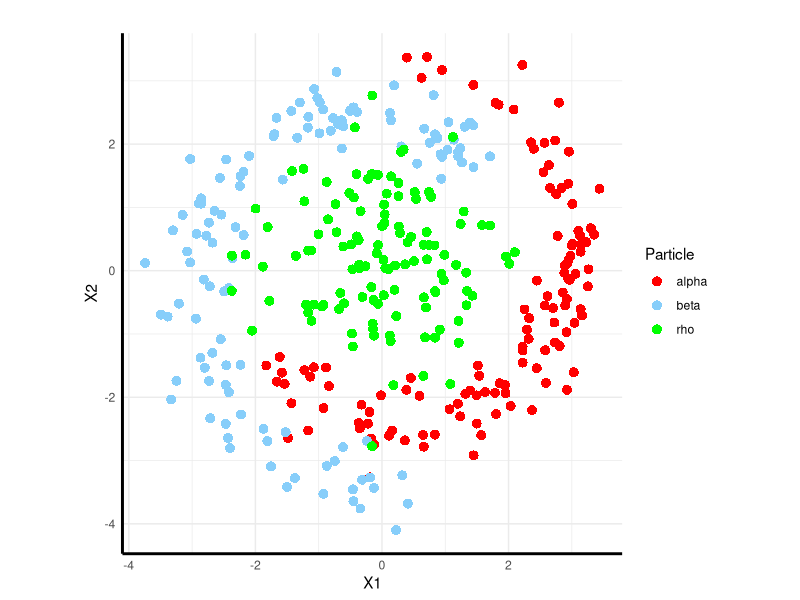

Write the R code that produced this figure. (Note: a time limit stopped this script after it produced the figure.)
## ---- chunk 1
dat =read.table("Collider_Data_2025.txt", h = TRUE,stringsAsFactors =TRUE)

library(ggplot2)
library(tidyr)

## ---- chunk 2
#create column for particle type based on Y1, Y2, Y3
dat$Particle <- ifelse(dat$Y1 == 1, "alpha", ifelse(dat$Y2 == 1, "beta", "rho"))


ggplot(data = dat, aes(x = X1, y = X2, color = Particle)) +
  geom_point(shape = 16, size = 3) +
  scale_color_manual(values = c("alpha" = "red", "beta" = "lightskyblue", "rho" = "green"),labels = c("alpha", "beta", "rho")) +  
  labs(x = "X1", y = "X2", title = "") +  
  theme_minimal() +  
  theme(legend.position = "right",axis.line = element_line(color = "black", linewidth = 1))  +
  coord_fixed()  
## ---- chunk 3

soft_max <- function(Z) {
  exp_Z <- exp(Z)
  denom <- colSums(exp_Z)
  probs <- exp_Z / matrix(denom, nrow = nrow(Z), ncol = ncol(Z), byrow = TRUE)
  return(probs)
}

## ---- chunk 4
g <- function(Yhat, Y) {
  #Yhat: 3 x N matrix of predicted probabilities
  #Y: 3 x N matrix of one-hot encoded responses
  
  log_Yhat <- -log(Yhat)
  
  C_i <- colSums(Y * log_Yhat) 
  
  return(mean(C_i))
}

## ---- chunk 5

# activation function for the augmented and hidden layers 
act_fn <- function(Z){
  tanh(Z)
}


# X   - input matrix (N x p)
# Y     - output matrix(N x q)
# theta - A parameter vector (includes all of the parameters)
# m    - Number of nodes on hidden layers
# v     - regularisation parameter
AF_neural_net <- function(X, Y, theta, m, v){
  
  
   N = dim(X)[1]
   p = dim(X)[2]
   q = dim(Y)[2]
   
   # Populate weight-matrix and bias vectors:
   index = 1:(p*p)
   W1    = matrix(theta[index], p, p) #augmented layer
   index = max(index)+1:(2*p*m)
   W2    = matrix(theta[index], 2*p, m) #hidden layer 1
   index = max(index)+1:(m*m)
   W3    = matrix(theta[index], m, m) # hidden layer 2
   index = max(index)+1:(m*q)
   W4    = matrix(theta[index], m, q) # output layer
   
   index = max(index) + 1:(p)
   b1    = matrix(theta[index],p , 1) # augmented layer
   index = max(index)+1:(m)
   b2    = matrix(theta[index],m,1)   # hidden layer 1
   index = max(index)+1:(m)
   b3    = matrix(theta[index],m,1)   # hidden layer 2
   index = max(index)+1:(q)
   b4    = matrix(theta[index],q,1)   # output layer 
  
   # activation functions
   ones_t = matrix(1,1,N)
   A0 = t(X)
   A1 = act_fn(t(W1) %*% A0 +b1 %*% ones_t) # pxN
   A_aug = rbind(A0, A1)                           # 2pxN
   A2 = act_fn(t(W2) %*% A_aug +b2 %*% ones_t) # mxN
   A3 = act_fn(t(W3) %*% A2 +b3 %*% ones_t) # mxN
   A4 = soft_max(t(W4) %*% A3 + b4 %*% ones_t)     # qnN
   
   # errors
   Yhat = t(A4)
   E1 = g(t(Yhat), t(Y)) #  cross entropy
   E2 = E1 + v/N * (sum(W1^2) + sum(W2^2) + sum(W3^2) + sum(W4^2))
   
   return(list(out = Yhat, E1 = E1, E2 = E2))
  
}
## ---- chunk 6
set.seed(2025)

X <-  as.matrix(dat[,1:3])
Y <-  as.matrix(dat[,4:6])

N <-  dim(X)[1]

# splitting the data into 80-20 ratio for training and validation
set <- sample(1:N, round(0.8 * N), replace = FALSE)
X_train <- X[set,]
Y_train <- Y[set,]
X_val <- X[-set,]
Y_val <- Y[-set,]


p <- dim(X)[2]
q <- dim(Y)[2]
m <- 4
npars <- p*(p + 1 + 2*m) + m*(m + 2 + q) + q

nv <- 20
v_seq <-  exp(seq(-6,2,length.out = nv))
valid_err <- rep(NA, nv)


# validation
for(i in 1:nv){
  v <- v_seq[i]
  
  # penalised obj fn
  obj_pen = function(pars)
  {
    res_mod = AF_neural_net(X_train, Y_train, pars, m, v) 
    return(res_mod$E2)
  }
  
  theta_rand <- runif(npars,-1,1)
  res_opt = nlm(obj_pen, theta_rand, iterlim = 2000)
  
  res_fit = AF_neural_net(X_val, Y_val, res_opt$estimate, m, 0)
  valid_err[i] <- res_fit$E1
  
}

# selecting optimal v
v_opt <- v_seq[which.min(valid_err)]

plot_data <- data.frame(v = v_seq, ValidationError = valid_err)
ggplot(plot_data, aes(x = v, y = ValidationError)) +
  geom_line(color = "blue") +
  geom_point(color = "blue") +
  geom_vline(xintercept = v_opt, linetype = "dotted", color = "red", size = 1) +
  labs(x = "v", y = "Validation Cross-Entropy Error", title = "") +
  xlim(0, 2.5) +
  theme_minimal() +
  coord_fixed()


## ---- chunk 7



# Fit model with optimal v
obj <- function(pars) {
  res <- AF_neural_net(X_train, Y_train, pars, m = 4, v = v_opt)
  return(res$E2)
}
theta_rand <- runif(npars, -1, 1)
res_opt <- nlm(obj, theta_rand, iterlim = 2000)

#  response curves for X1 (fixing X2 = 0)
xx <- seq(-4, 4, length.out = 100)
Y0 <- matrix(0, 1, 3)
Yhat_A_X1 <- matrix(NA, 100, 3)  # Detector X3 = 0
Yhat_B_X1 <- matrix(NA, 100, 3)  # Detector X3 = 1

for (i in 1:100) {
  X_A <- matrix(c(xx[i], 0, 0), 1, 3)
  res_A <- AF_neural_net(X_A, Y0, res_opt$estimate, m = 4, v = v_opt)
  Yhat_A_X1[i, ] <- res_A$out
  X_B <- matrix(c(xx[i], 0, 1), 1, 3)
  res_B <- AF_neural_net(X_B, Y0, res_opt$estimate, m = 4, v = v_opt)
  Yhat_B_X1[i, ] <- res_B$out
}

#  response curves for X2 (fixing X1 = 0)
Yhat_A_X2 <- matrix(NA, 100, 3)  # Detector X3 = 0
Yhat_B_X2 <- matrix(NA, 100, 3)  # Detector X3 = 1

for (i in 1:100) {
  X_A <- matrix(c(0, xx[i], 0), 1, 3)
  res_A <- AF_neural_net(X_A, Y0, res_opt$estimate, m = 4, v = v_opt)
  Yhat_A_X2[i, ] <- res_A$out
  X_B <- matrix(c(0, xx[i], 1), 1, 3)
  res_B <- AF_neural_net(X_B, Y0, res_opt$estimate, m = 4, v = v_opt)
  Yhat_B_X2[i, ] <- res_B$out
}

# (X1 varying, X3 = 0)
plot_data_A_X1 <- data.frame(X1 = xx, Alpha = Yhat_A_X1[,1], Beta = Yhat_A_X1[,2], Rho = Yhat_A_X1[,3])
plot_data_long_A_X1 <- pivot_longer(plot_data_A_X1, cols = c("Alpha", "Beta", "Rho"), names_to = "Class", values_to = "Probability")

# (X1 varying, X3 = 1)
plot_data_B_X1 <- data.frame(X1 = xx, Alpha = Yhat_B_X1[,1], Beta = Yhat_B_X1[,2], Rho = Yhat_B_X1[,3])
plot_data_long_B_X1 <- pivot_longer(plot_data_B_X1, cols = c("Alpha", "Beta", "Rho"), names_to = "Class", values_to = "Probability")

# (X2 varying, X3 = 0)
plot_data_A_X2 <- data.frame(X2 = xx, Alpha = Yhat_A_X2[,1], Beta = Yhat_A_X2[,2], Rho = Yhat_A_X2[,3])
plot_data_long_A_X2 <- pivot_longer(plot_data_A_X2, cols = c("Alpha", "Beta", "Rho"), names_to = "Class", values_to = "Probability")

# (X2 varying, X3 = 1)
plot_data_B_X2 <- data.frame(X2 = xx, Alpha = Yhat_B_X2[,1], Beta = Yhat_B_X2[,2], Rho = Yhat_B_X2[,3])
plot_data_long_B_X2 <- pivot_longer(plot_data_B_X2, cols = c("Alpha", "Beta", "Rho"), names_to = "Class", values_to = "Probability")

# response curves for X1 (X3 = 0)
p1 <- ggplot(plot_data_long_A_X1, aes(x = X1, y = Probability, color = Class)) +
  geom_line(linewidth = 1) +
  scale_color_manual(values = c("Alpha" = "red", "Beta" = "lightskyblue", "Rho" = "green")) +
  labs(x = "X1", y = "Class Probability", title = "X3 = 0") +
  theme_minimal() +
  theme(legend.position = "top", legend.title = element_blank(),plot.title = element_text(hjust = 0.5))+coord_fixed(ratio = 1)


# Plot response curves for X1 (X3 = 1)
p2 <- ggplot(plot_data_long_B_X1, aes(x = X1, y = Probability, color = Class)) +
  geom_line(linewidth = 1) +
  scale_color_manual(values = c("Alpha" = "red", "Beta" = "lightskyblue", "Rho" = "green")) +
  labs(x = "X1", y = "Class Probability", title = "X3 = 1") +
  theme_minimal() +
  theme(legend.position = "top", legend.title = element_blank(),plot.title = element_text(hjust = 0.5))+coord_fixed(ratio = 1)


# Plot response curves for X2 (X3 = 0)
p3 <- ggplot(plot_data_long_A_X2, aes(x = X2, y = Probability, color = Class)) +
  geom_line(linewidth = 1) +
  scale_color_manual(values = c("Alpha" = "red", "Beta" = "lightskyblue", "Rho" = "green")) +
  labs(x = "X2", y = "Class Probability", title = "X3 = 0") +
  theme_minimal() +
  theme(legend.position = "top", legend.title = element_blank(),plot.title = element_text(hjust = 0.5))+coord_fixed(ratio = 1)


# Plot response curves for X2 (X3 = 1)
p4 <- ggplot(plot_data_long_B_X2, aes(x = X2, y = Probability, color = Class)) +
  geom_line(linewidth = 1) +
  scale_color_manual(values = c("Alpha" = "red", "Beta" = "lightskyblue", "Rho" = "green")) +
  labs(x = "X2", y = "Class Probability", title = "X3 = 1") +
  theme_minimal() +
  theme(legend.position = "top", legend.title = element_blank(),plot.title = element_text(hjust = 0.5))+coord_fixed(ratio = 1)


# Display all four plots
library(gridExtra)
grid.arrange(p1, p2, p3, p4, ncol = 2)
